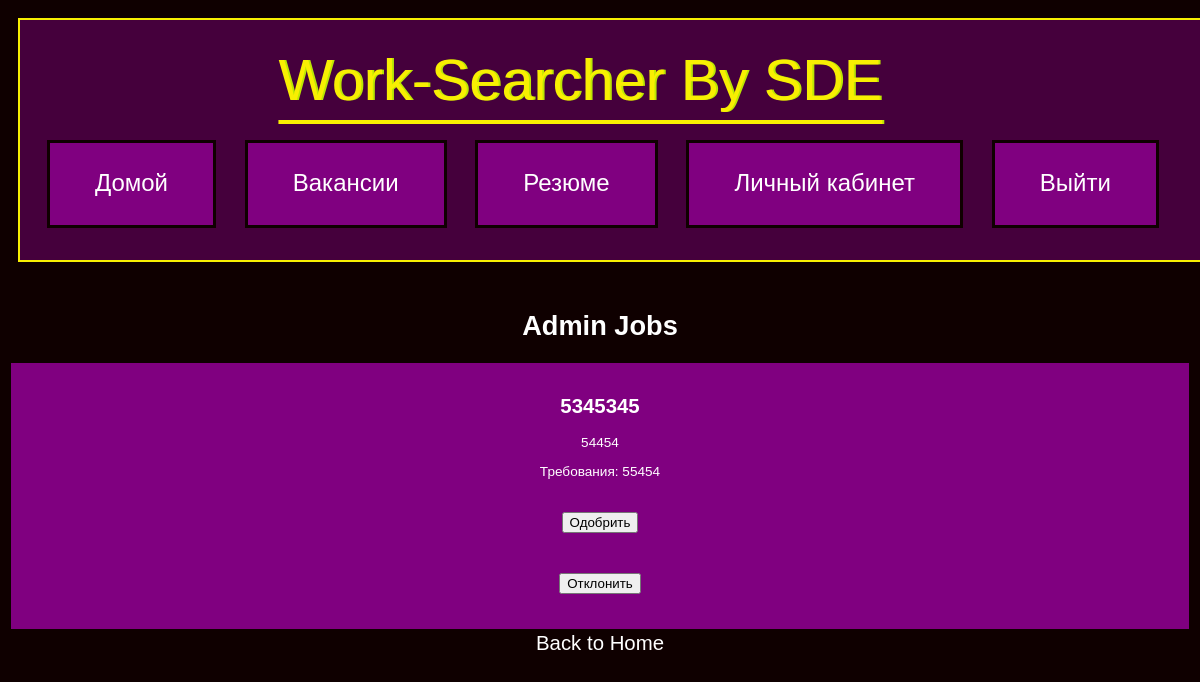
/admin/jobs (signed in), run on an earlier commit of the app's database.
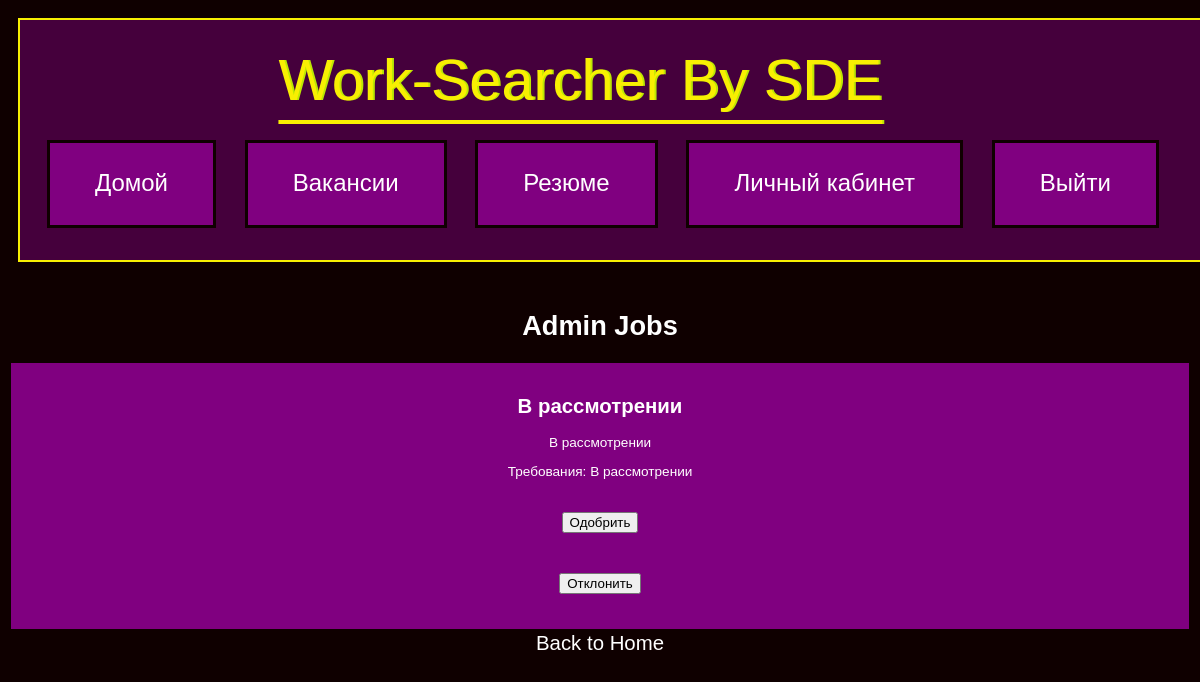
And on a later commit of the database.
### Model/models.py (models this page shows)
class Job(db.Model):
    id = db.Column(db.Integer, primary_key=True)
    title = db.Column(db.String(300), nullable=False)
    description = db.Column(db.Text, nullable=False)
    requirements = db.Column(db.String(200))
    image_filename = db.Column(db.String(300))
    user_id = db.Column(db.Integer, db.ForeignKey('user.id'), nullable=False)
    user = db.relationship('User', backref=db.backref('jobs', lazy=True))
    status = db.Column(db.Boolean, nullable=True)

### Controller/job.py (the view)
@job.route('/admin/jobs', methods=['GET'])
@login_required
def admin_jobs():
    if not current_user.is_admin:
        abort(403)  # Возвращаем ошибку 403 Forbidden для неадминистраторов
    pending_jobs = Job.query.filter_by(status=None).all()
    return render_template('admin_jobs.html', pending_jobs=pending_jobs)

### app.py (called while the page is built)
@login_manager.user_loader
def load_user(user_id):
    return User.query.get(int(user_id))

### templates/admin_jobs.html (shortened to what this page needs)
{% extends "base.html" %}
{% block content %}
    <h1>Admin Jobs</h1>
    {% if pending_jobs %}
        <ul>
            {% for job in pending_jobs %}
                <li>
                    <h2>{{ job.title }}</h2>
                    <p>{{ job.description }}</p>
                    <p>Требования: {{ job.requirements }}</p>
                    <form method="post" action="{{ url_for('job.admin_approve_job', job_id=job.id) }}">
    <button type="submit" name="approve" value="true">Одобрить</button>
</form>
                    <form method="post" action="{{ url_for('job.reject_job', job_id=job.id) }}">
                        <button type="submit" name="reject" value="true">Отклонить</button>
                    </form>
                </li>
            {% endfor %}
        </ul>
    {% else %}
        <p>No jobs pending review.</p>
    {% endif %}
    <a href="{{ url_for('CZN.index') }}">Back to Home</a>
{% endblock %}

What changed in the data, as far as the page shows it:
no longer on this page (row edited): Job: title "5345345", description "54454", requirements "55454"
added Job: title "В рассмотрении", description "В рассмотрении", requirements "В рассмотрении"
